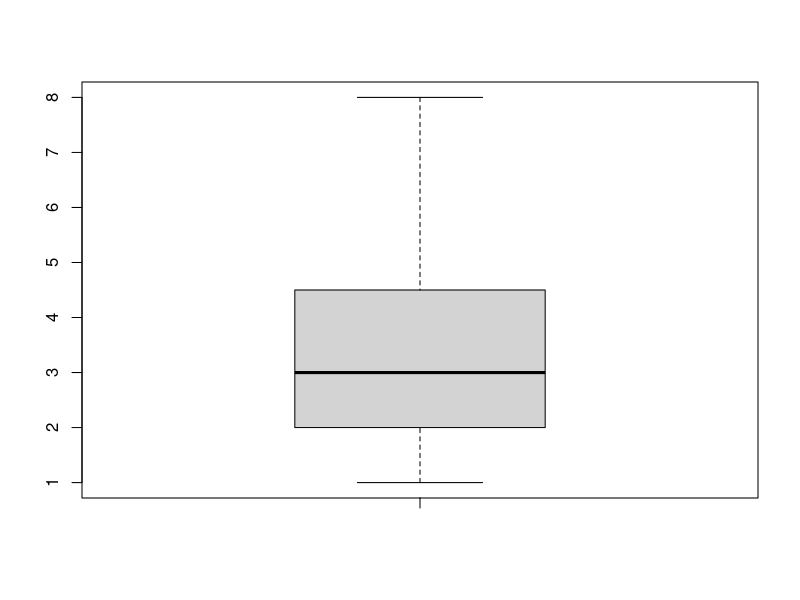
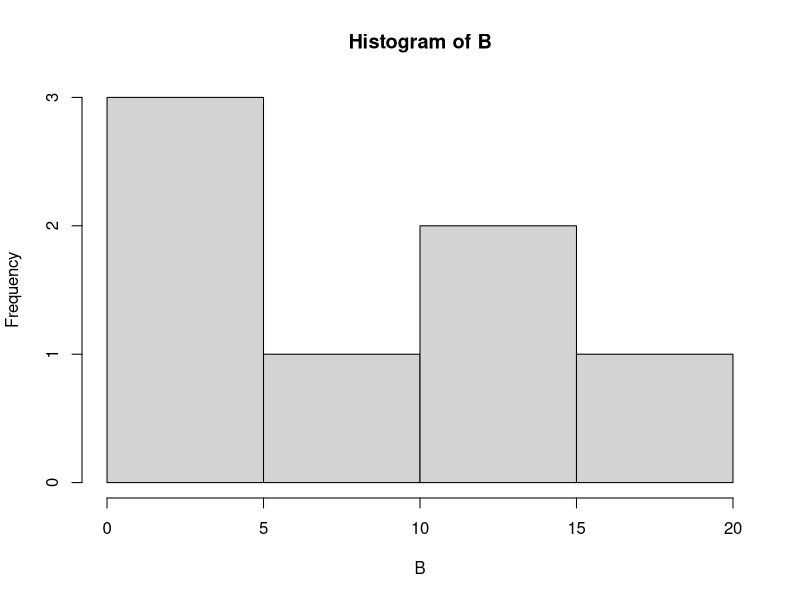
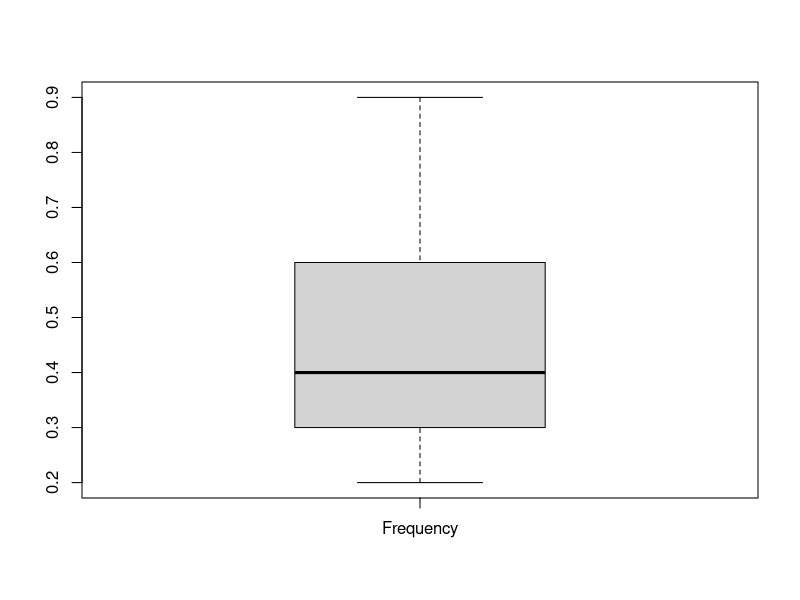
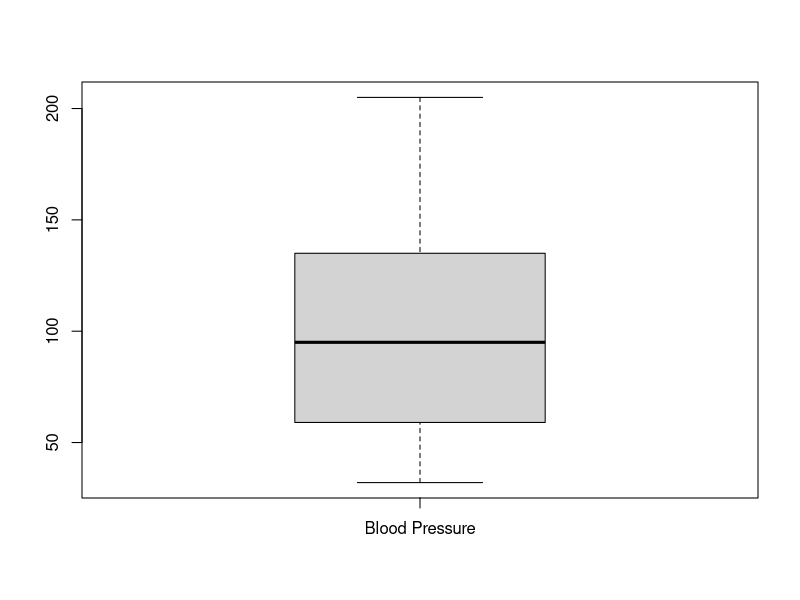
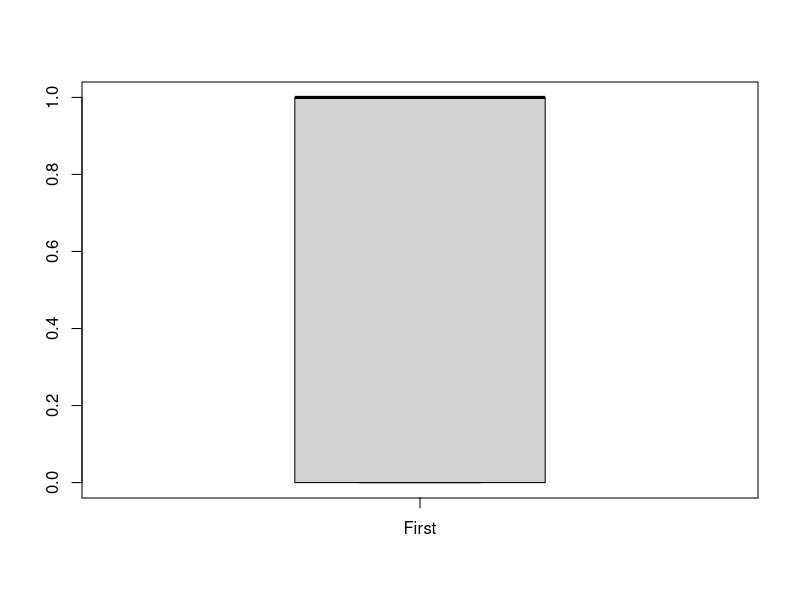
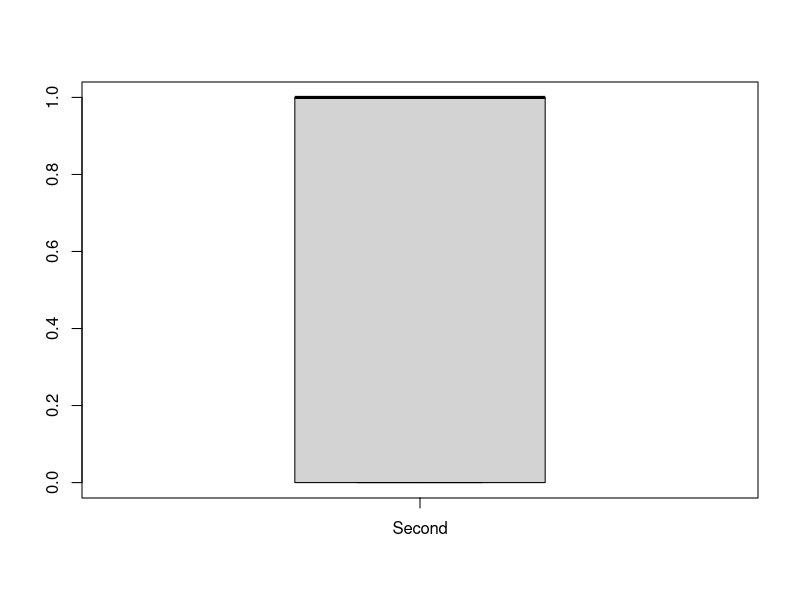
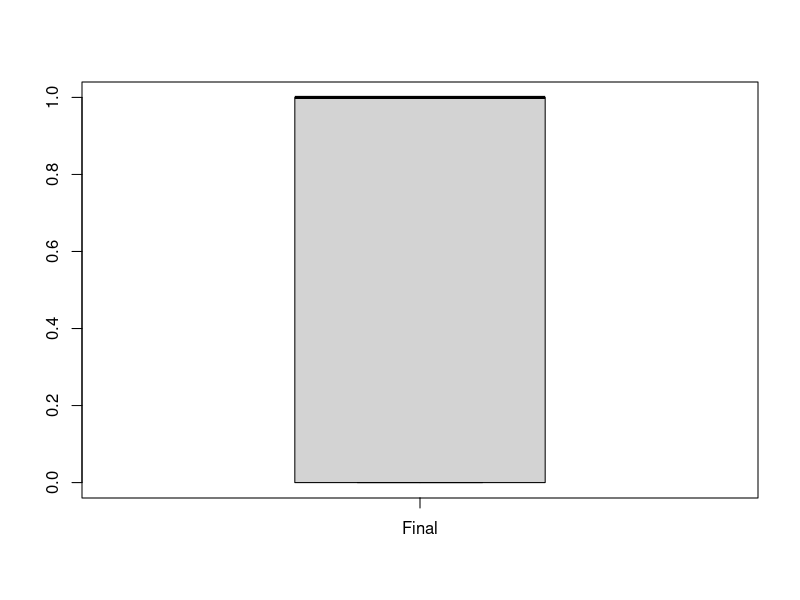
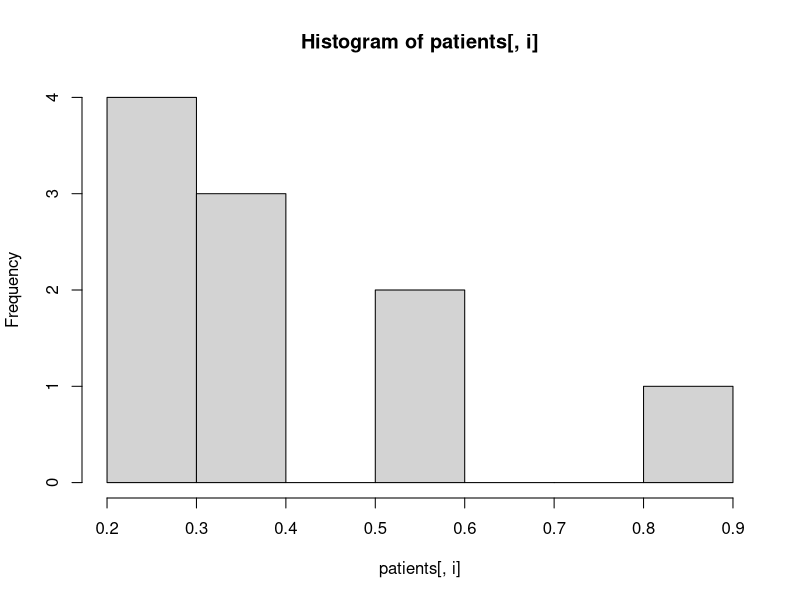

The R source for these figures, in order:
##Programmer: Andre Gonzalez
##Assignment: Module 4


## First Question
A <- c(3, 2, 5, 6, 4, 8, 1, 2, 3, 2, 4)
boxplot(A, show.names=TRUE)


## Second Question:
B <- c(2, 4, 5, 7, 12, 14, 16)
hist(B)


## Third Question:
## To analyze the data I will create a data frame that contains all the information.

## Creation of the vectors:
patientName <- c("patient01", "patient02", "patient03", "patient04", "patient05", "patient06", "patient07","patient08", "patient09", "patient10")
visitFreq <- c(0.6, 0.3, 0.4, 0.4, 0.2, 0.6, 0.3, 0.4, 0.9, 0.2)
bp <- c(103, 87, 32, 42, 59, 109, 78, 205, 135, 176)
firstDoc <- c(1, 1, 1, 1, 0, 0, 0, 0, NA, 1) ##(bad=1, good =0)
secondDoc <- c(0, 0, 1, 1, 0, 0, 1, 1, 1, 1) ##(low = 0, high =1)
finalDoc <- c(0, 1, 0, 1, 0, 1, 0, 1, 1, 1) ##(low = 0, high =1)

## Creation of Data Frame
patients <- data.frame(patientName,visitFreq,bp,firstDoc,secondDoc,finalDoc, stringsAsFactors = FALSE)

## Renaming Columns
colnames(patients)[1] <- "Name"
colnames(patients)[2] <- "Frequency"
colnames(patients)[3] <- "Blood Pressure"
colnames(patients)[4] <- "First"
colnames(patients)[5] <- "Second"
colnames(patients)[6] <- "Final"

##Display Data Frame
patients

## Boxplot
for (i in 2:6){
  boxplot(patients[i], show.names=TRUE)
}

## Histograms
for (i in 2:6){
  hist(patients[,i])
}


